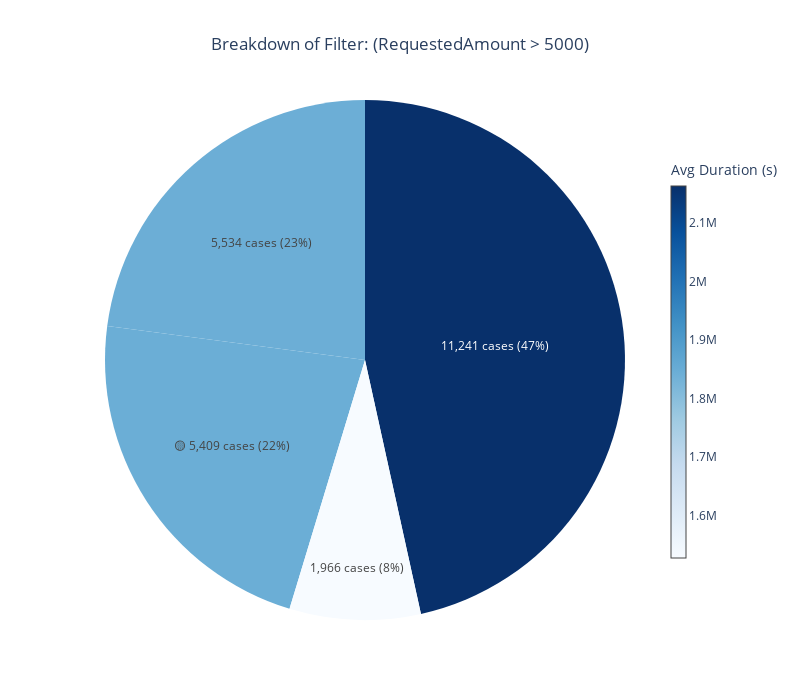

Notebook code for this chart:
### Code cell
query_breakdown_pie('rs_Over5K', log_view, metric='avg_case_duration_seconds', details=False)

### Figure 1 — Plotly figure (JSON) as saved in the notebook; plotly's stock layout.template omitted (floating-point values rounded to 4 significant figures)
{"data": [{"customdata": [["(event in { 'A_Submitted' }) ✅ →<br>(LoanGoal in { 'Car' }) ✅ →<br>(RequestedAmount > 5000) ✅"], ["(event in { 'A_Submitted' }) ✅ →<br>(LoanGoal in { 'Car' }) ❌ →<br>(RequestedAmount > 5000) ✅"], ["(event in { 'A_Submitted' }) ❌ →<br>(LoanGoal in { 'Car' }) ✅ →<br>(RequestedAmount > 5000) ✅"], ["(event in { 'A_Submitted' }) ❌ →<br>(LoanGoal in { 'Car' }) ❌ →<br>(RequestedAmount > 5000) ✅"]], "hovertemplate": "<b>%{customdata[0]}</b><extra></extra>", "labels": ["🟡 5,409 cases (22%)", "11,241 cases (47%)", "1,966 cases (8%)", "5,534 cases (23%)"], "marker": {"colors": ["rgb(107, 174, 214)", "rgb(8, 48, 107)", "rgb(247, 251, 255)", "rgb(108, 174, 214)"]}, "textinfo": "label", "type": "pie", "values": [5409, 11241, 1966, 5534]}, {"hoverinfo": "none", "marker": {"cmax": 2163000.0, "cmin": 1528000.0, "color": [1528000.0], "colorbar": {"len": 0.8, "thickness": 15, "title": {"text": "Avg Duration (s)"}}, "colorscale": [[0, "rgb(247,251,255)"], [0.125, "rgb(222,235,247)"], [0.25, "rgb(198,219,239)"], [0.375, "rgb(158,202,225)"], [0.5, "rgb(107,174,214)"], [0.625, "rgb(66,146,198)"], [0.75, "rgb(33,113,181)"], [0.875, "rgb(8,81,156)"], [1, "rgb(8,48,107)"]], "showscale": true}, "mode": "markers", "showlegend": false, "type": "scatter", "x": [null], "y": [null]}], "layout": {"height": 700, "paper_bgcolor": "white", "plot_bgcolor": "white", "showlegend": false, "title": {"text": "Breakdown of Filter: (RequestedAmount > 5000)", "x": 0.5}, "width": 800, "xaxis": {"showgrid": false, "showticklabels": false, "zeroline": false}, "yaxis": {"showgrid": false, "showticklabels": false, "zeroline": false}}}
